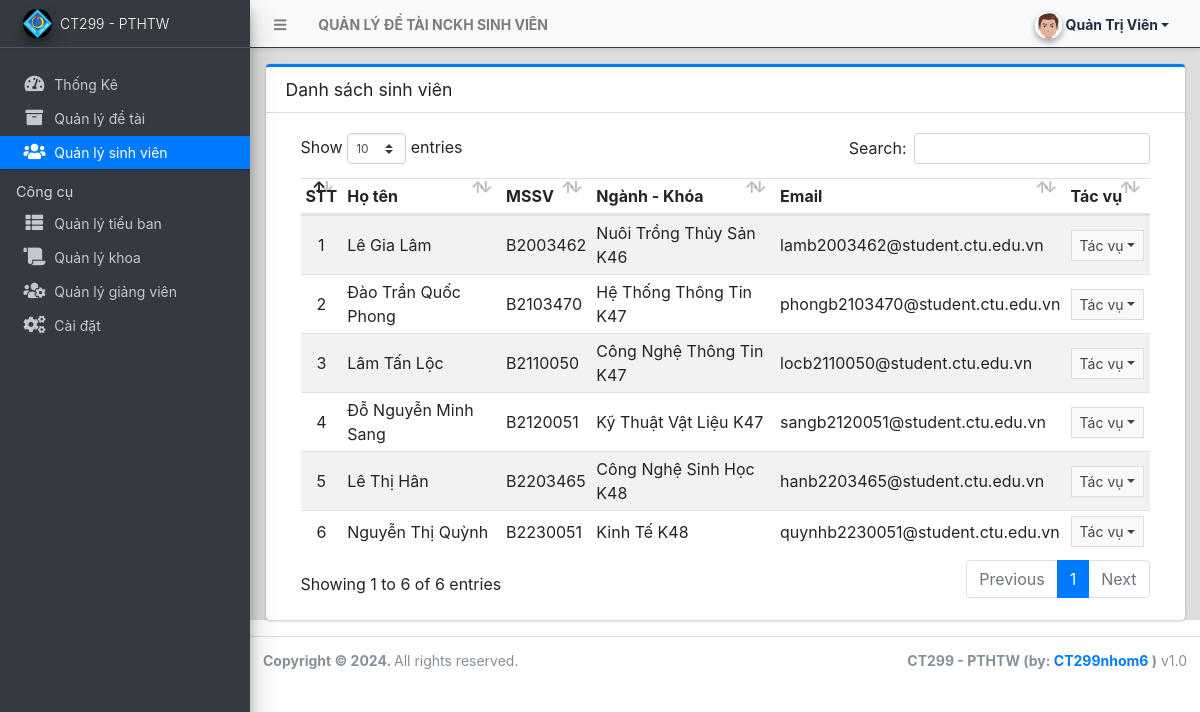
Page /admin/?page=students (signed in) on the committed database.
### tables this page shows
CREATE TABLE `sinhvien` (
  `id` int(30) NOT NULL,
  `nganh_khoa` text NOT NULL,
  `mssv` text NOT NULL,
  `hoten` text NOT NULL,
  `makhoa` int(30) NOT NULL,
  `matieuban` int(30) NOT NULL,
  `email` text NOT NULL,
  `password` text NOT NULL,
  `gioitinh` varchar(50) NOT NULL,
  `status` tinyint(4) NOT NULL DEFAULT 0,
  `avatar` text NOT NULL,
  `date_created` datetime NOT NULL DEFAULT current_timestamp(),
  `date_updated` datetime DEFAULT NULL ON UPDATE current_timestamp()
);

### admin/students/index.php (the view, shortened to what this page needs)
<div class="card card-outline card-primary">
	<div class="card-header">
		<h3 class="card-title">Danh sách sinh viên</h3>
	</div>
	<div class="card-body">
		<div class="container-fluid">
        <div class="container-fluid">
			<table class="table table-hover table-striped">
				<!-- <colgroup>
					<col width="5%">
					<col width="10%">
					<col width="20%">
					<col width="20%">
					<col width="15%">
					<col width="15%">
					<col width="10%">
				</colgroup> -->
				<thead>
					<tr>
						<th>STT</th>
						<th>Họ tên</th>
						<th>MSSV</th>
						<th>Ngành - Khóa</th>
						<th>Email</th>
						<th>Tác vụ</th>
					</tr>
				</thead>
				<tbody>
					<?php
						$i = 1;
						$qry = $conn->query("SELECT * from `sinhvien`  order by mssv asc ");
						while($row = $qry->fetch_assoc()):
					?>
						<tr>
							<td class="text-center"><?php echo $i++; ?></td>
							<td><?php echo ucwords($row['hoten']) ?></td>
							<td><?php echo ucwords($row['mssv']) ?></td>
							<td><?php echo ucwords($row['nganh_khoa']) ?></td>
							<td ><p class="m-0 truncate-1"><?php echo $row['email'] ?></p></td>
							<td align="center">
								 <button type="button" class="btn btn-flat btn-default btn-sm dropdown-toggle dropdown-icon" data-toggle="dropdown">
				                  		Tác vụ
				                  </button>
							</td>
						</tr>
					<?php endwhile; ?>
				</tbody>
			</table>
		</div>
		</div>
	</div>
</div>

### rows in the picture
sinhvien: hoten "Lê Gia Lâm", mssv "B2003462", nganh_khoa "Nuôi Trồng Thủy Sản K46", email "lamb2003462@student.ctu.edu.vn"
sinhvien: hoten "Đào Trần Quốc Phong", mssv "B2103470", nganh_khoa "Hệ Thống Thông Tin K47", email "phongb2103470@student.ctu.edu.vn"
sinhvien: hoten "Lâm Tấn Lộc", mssv "B2110050", nganh_khoa "Công Nghệ Thông Tin K47", email "locb2110050@student.ctu.edu.vn"
sinhvien: hoten "Đỗ Nguyễn Minh Sang", mssv "B2120051", nganh_khoa "Kỹ Thuật Vật Liệu K47", email "sangb2120051@student.ctu.edu.vn"
sinhvien: hoten "Lê Thị Hân", mssv "B2203465", nganh_khoa "Công Nghệ Sinh Học K48", email "hanb2203465@student.ctu.edu.vn"
sinhvien: hoten "Nguyễn Thị Quỳnh", mssv "B2230051", nganh_khoa "Kinh Tế K48", email "quynhb2230051@student.ctu.edu.vn"

### other values in the picture
$_settings->info('ten') "QUẢN LÝ ĐỀ TÀI NCKH SINH VIÊN"
$_settings->userdata('hoten') "Quản Trị Viên"
$_settings->info('short_name') "CT299 - PTHTW"
